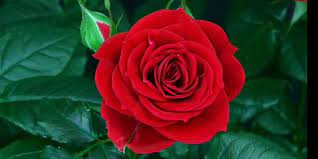
#> input picture 1810676134_Assignment_2/Rose.jpeg, 318 x 159 px, found by its file name
$ python ImageShow.py
#> lines starting #> are read from the running program, lines starting #| are printed output that depends on the picture; after the words box and inside, x2 and y2 are one past the last pixel; in counts of white or black regions, pixels touching at a corner belong together
import matplotlib.pyplot as plt
import cv2


def main():

    img_path = '/home/shahadat/Desktop/DIP/Rose.jpeg'
    '''rgb = cv2.imread(img_path,cv2.COLOR_BGR2RGB)'''
    rgb=plt.imread(img_path)
#> rgb is the input picture: shape (159, 318, 3); mean R, G, B 64.7, 47.6, 35.6


    plt.subplot(6,2,1)
    plt.title('RGB')
    plt.imshow(rgb)

    plt.subplot(6,2,2)
    plt.title('RGB Histogram')
    plt.hist(rgb.ravel(),256,[0,256]);

    plt.subplot(6,2,3)
    plt.title('Red channel')
    red = rgb[:, :, 0]
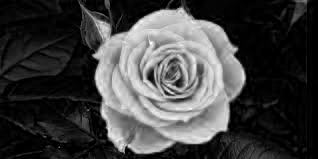
#> red: shape (159, 318); min 0, max 255, mean 64.7
    plt.imshow(red, cmap='Reds');

    plt.subplot(6,2,4)
    plt.title('Red Histogram')
    plt.hist(red.ravel(),256,[0,256]);

    plt.subplot(6,2,5)
    plt.title('Green channel')
    green = rgb[:, :, 1]
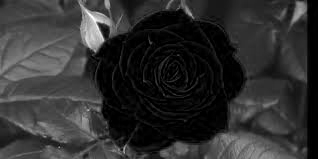
#> green: shape (159, 318); min 0, max 255, mean 47.6
    plt.imshow(green,cmap='Greens')

    plt.subplot(6,2,6)
    plt.title('Green Histogram')
    plt.hist(green.ravel(),256,[0,256]);

    plt.subplot(6,2,7)
    plt.title('Blue channel')
    blue = rgb[:, :, 2]
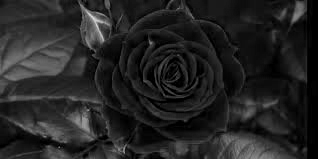
#> blue: shape (159, 318); min 0, max 222, mean 35.6
    plt.imshow(blue,cmap='Blues')

    plt.subplot(6,2,8)
    plt.title('Blue Histogram')
    plt.hist(blue.ravel(),256,[0,256]);


    plt.subplot(6,2,9)
    plt.title('Grayscale channel')
    grayscale = cv2.cvtColor(rgb, cv2.COLOR_RGB2GRAY)
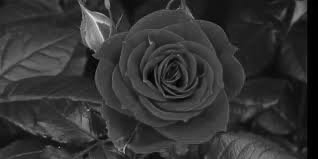
#> grayscale: shape (159, 318); min 0, max 223, mean 51.3
    plt.imshow(grayscale,cmap='gray')

    plt.subplot(6,2,10)
    plt.title('Grascale Histogram')
    plt.hist(grayscale.ravel(),256,[0,256]);

    plt.subplot(6,2,11)
    plt.title('Binary channel')
    th, binary_img = cv2.threshold(grayscale, 127, 255, cv2.THRESH_BINARY)
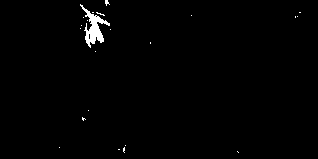
#> binary_img: shape (159, 318); 1% white; 22 white regions (21 under 20 px), largest, box (x1, y1, x2, y2) and area: (80, 4, 110, 48) 439
    plt.imshow(binary_img,cmap='binary')

    plt.subplot(6,2,12)
    plt.title('Binary Histogram')
    plt.hist(binary_img.ravel(),256,[0,256]);

    plt.subplots_adjust(left=0.1,
                    bottom=0.2,
                    right=0.9,
                    top=0.9,
                    wspace=0.5,
                    hspace=1.5)

    plt.show()
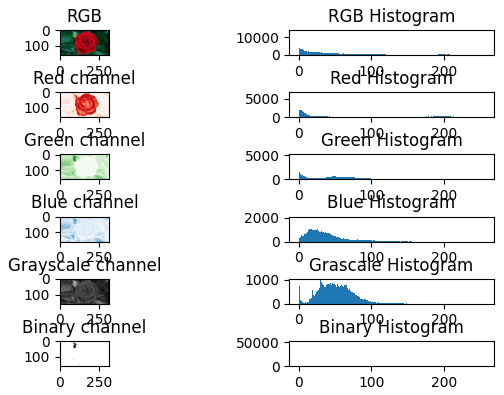
#> figure drawn by matplotlib, 12 panels; panel 2: tallest bar 13333 high, from x = 0 to 1; panel 4: tallest bar 6448 high, from x = 0 to 1; panel 6: tallest bar 4899 high, from x = 0 to 1; panel 8: tallest bar 1986 high, from x = 0 to 1


if __name__ == '__main__':
	main()
